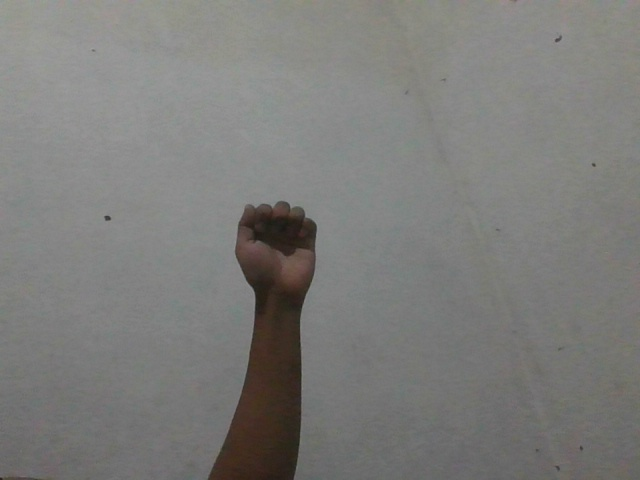
#> input picture dataset/0/gesture_0_20250521_040949_916399.jpg, 640 x 480 px; its folder holds only this picture in this run
$ python visualizer.py
#> lines starting #> are read from the running program, lines starting #| are printed output that depends on the picture; after the words box and inside, x2 and y2 are one past the last pixel; in counts of white or black regions, pixels touching at a corner belong together
# Import library yang dibutuhkan
import pandas as pd
import matplotlib.pyplot as plt
import seaborn as sns
import os
import cv2
import numpy as np
from collections import Counter
from mpl_toolkits.mplot3d import Axes3D  # Ini penting untuk plot 3D

class DatasetVisualizer:
    def __init__(self):
        # Set path dasar
        self.base_path = os.path.dirname(os.path.dirname(os.path.abspath(__file__)))
        self.dataset_path = os.path.join(self.base_path, "dataset")
        self.processed_path = os.path.join(self.base_path, "processed_data")
        self.features_path = os.path.join(self.processed_path, "features.csv")

        # Buat folder untuk menyimpan grafik
        self.plots_path = os.path.join(self.processed_path, "visualisasi")
        if not os.path.exists(self.plots_path):
            os.makedirs(self.plots_path)

        # Set style untuk plot
        plt.style.use('seaborn')
        sns.set_palette("husl")

    def hitung_statistik_dataset(self):
        """Menghitung statistik dasar dataset"""
        print("\nMenghitung statistik dataset...")
        statistik = {}

        # Hitung jumlah gambar per label
        for i in range(6):
            folder = os.path.join(self.dataset_path, str(i))
            if os.path.exists(folder):
                jumlah = len([f for f in os.listdir(folder) if f.endswith(('.jpg', '.jpeg', '.png'))])
                statistik[f'Label {i}'] = jumlah
#> pass 2 of the loop in hitung_statistik_dataset, `for i in range(6):`:

        return statistik

    def plot_distribusi_dataset(self, statistik):
        """Membuat plot distribusi dataset"""
        print("Membuat plot distribusi dataset...")
        plt.figure(figsize=(10, 6))
        bars = plt.bar(statistik.keys(), statistik.values())
        plt.title('Distribusi Jumlah Gambar per Label')
        plt.xlabel('Label Gesture')
        plt.ylabel('Jumlah Gambar')

        # Tambah nilai di atas bar
        for bar in bars:
            height = bar.get_height()
            plt.text(bar.get_x() + bar.get_width()/2., height,
                    f'{int(height)}',
                    ha='center', va='bottom')

        plt.savefig(os.path.join(self.plots_path, 'distribusi_dataset.png'))
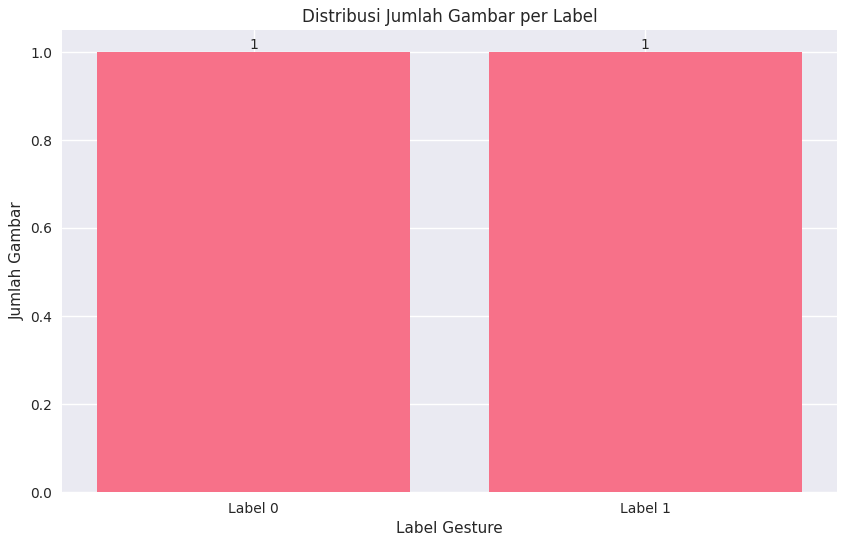
#> figure drawn by matplotlib, 1 panel
        plt.close()

    def plot_fitur_histogram(self):
        """Membuat histogram untuk setiap fitur"""
        print("Membuat histogram fitur...")
        if not os.path.exists(self.features_path):
            print("File features.csv tidak ditemukan!")
            return

        df = pd.read_csv(self.features_path)
        features = ['n_defects', 'area_ratio', 'aspect_ratio']

        for feature in features:
            plt.figure(figsize=(10, 6))
            sns.histplot(data=df, x=feature, hue='label', multiple="stack")
            plt.title(f'Distribusi {feature} per Label')
            plt.xlabel(feature)
            plt.ylabel('Jumlah')
            plt.savefig(os.path.join(self.plots_path, f'histogram_{feature}.png'))
            plt.close()

    def plot_korelasi_fitur(self):
        """Membuat plot korelasi antar fitur"""
        print("Membuat plot korelasi fitur...")
        if not os.path.exists(self.features_path):
            print("File features.csv tidak ditemukan!")
            return

        df = pd.read_csv(self.features_path)
        features = ['n_defects', 'area_ratio', 'aspect_ratio']

        # Matrix korelasi
        corr = df[features].corr()
        plt.figure(figsize=(8, 6))
        sns.heatmap(corr, annot=True, cmap='coolwarm', vmin=-1, vmax=1, center=0)
        plt.title('Korelasi antar Fitur')
        plt.savefig(os.path.join(self.plots_path, 'korelasi_fitur.png'))
        plt.close()

    def plot_scatter_fitur(self):
        """Membuat scatter plot untuk kombinasi fitur"""
        print("Membuat scatter plot fitur...")
        if not os.path.exists(self.features_path):
            print("File features.csv tidak ditemukan!")
            return

        df = pd.read_csv(self.features_path)
        features = ['n_defects', 'area_ratio', 'aspect_ratio']

        # Plot semua kombinasi fitur
        fig = plt.figure(figsize=(15, 5))

        # n_defects vs area_ratio
        plt.subplot(131)
        sns.scatterplot(data=df, x='n_defects', y='area_ratio', hue='label')
        plt.title('n_defects vs area_ratio')

        # n_defects vs aspect_ratio
        plt.subplot(132)
        sns.scatterplot(data=df, x='n_defects', y='aspect_ratio', hue='label')
        plt.title('n_defects vs aspect_ratio')

        # area_ratio vs aspect_ratio
        plt.subplot(133)
        sns.scatterplot(data=df, x='area_ratio', y='aspect_ratio', hue='label')
        plt.title('area_ratio vs aspect_ratio')

        plt.tight_layout()
        plt.savefig(os.path.join(self.plots_path, 'scatter_fitur.png'))
        plt.close()

    def plot_boxplot_fitur(self):
        """Membuat box plot untuk setiap fitur berdasarkan label"""
        print("Membuat box plot fitur...")
        if not os.path.exists(self.features_path):
            print("File features.csv tidak ditemukan!")
            return

        df = pd.read_csv(self.features_path)
        features = ['n_defects', 'area_ratio', 'aspect_ratio']

        plt.figure(figsize=(15, 5))
        for i, feature in enumerate(features, 1):
            plt.subplot(1, 3, i)
            sns.boxplot(data=df, x='label', y=feature)
            plt.title(f'Box Plot {feature} per Label')

        plt.tight_layout()
        plt.savefig(os.path.join(self.plots_path, 'boxplot_fitur.png'))
        plt.close()

    def plot_preprocessing_steps(self):
        """Membuat visualisasi tahapan preprocessing untuk satu sampel dari setiap label"""
        print("Membuat visualisasi tahapan preprocessing...")
        for label in range(6):
            folder = os.path.join(self.dataset_path, str(label))
            if not os.path.exists(folder):
                continue

            # Ambil satu gambar sampel
            files = [f for f in os.listdir(folder) if f.endswith(('.jpg', '.jpeg', '.png'))]
            if not files:
                continue

            # Proses gambar sampel
            sample_path = os.path.join(folder, files[0])
            img = cv2.imread(sample_path)
#> img is the input picture: shape (480, 640, 3); mean B, G, R 121.8, 124.3, 124.6

            if img is None:
                continue

            # Resize
            img = cv2.resize(img, (224, 224))
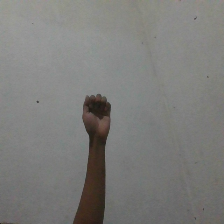
#> img: shape (224, 224, 3); mean B, G, R 121.7, 124.2, 124.5

            # Preprocessing steps
            gray = cv2.cvtColor(img, cv2.COLOR_BGR2GRAY)
            blur = cv2.GaussianBlur(gray, (7, 7), 0)
            _, thresh = cv2.threshold(blur, 127, 255, cv2.THRESH_BINARY_INV)
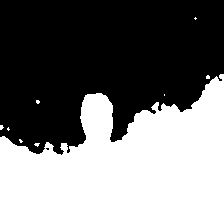
#> thresh: shape (224, 224); 46.5% white; 9 white regions (8 under 20 px), largest, box (x1, y1, x2, y2) and area: (0, 74, 224, 224) 23247

            # Gabungkan semua tahap
            steps = [img, gray, blur, thresh]
            titles = ['Original', 'Grayscale', 'Blur', 'Threshold']

            # Plot
            fig, axes = plt.subplots(1, len(steps), figsize=(15, 3))
            fig.suptitle(f'Tahapan Preprocessing - Label {label}')

            for ax, step, title in zip(axes, steps, titles):
                if len(step.shape) == 2:
                    ax.imshow(step, cmap='gray')
                else:
                    ax.imshow(cv2.cvtColor(step, cv2.COLOR_BGR2RGB))
                ax.set_title(title)
                ax.axis('off')
#> this loop made 4 passes
#> title on passes 1 to 4: 'Original', 'Grayscale', 'Blur', 'Threshold'

            plt.tight_layout()
            plt.savefig(os.path.join(self.plots_path, f'preprocessing_label_{label}.png'))
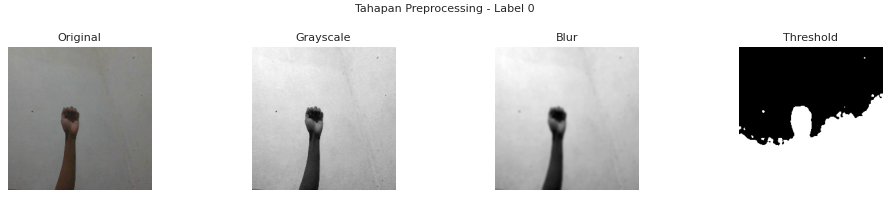
#> figure drawn by matplotlib, 4 panels
            plt.close()
#> pass 2 of the loop in plot_preprocessing_steps, `for label in range(6):`:
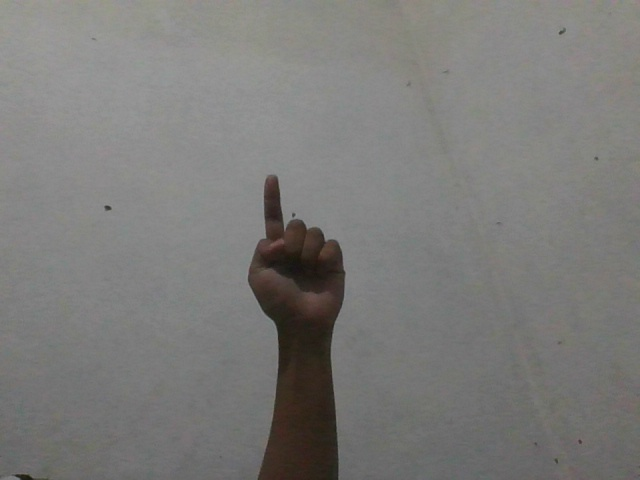
#> input picture dataset/1/gesture_1_20250521_041014_465824.jpg, 640 x 480 px
#> in plot_preprocessing_steps, img is the input picture: shape (480, 640, 3); mean B, G, R 120.8, 122.9, 123.6
#> img: shape (224, 224, 3)
#> in plot_preprocessing_steps, `_, thresh = cv2.threshold(blur, 127, 255, cv2.THRESH_BINARY_INV)`:
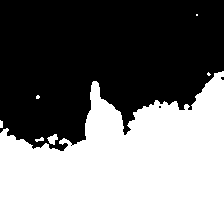
#> thresh: shape (224, 224); 48.2% white; 7 white regions (3 under 20 px), largest, box (x1, y1, x2, y2) and area: (0, 71, 224, 224) 24035, (47, 134, 58, 145) 71, (35, 137, 44, 142) 26, (0, 120, 3, 128) 22
#> the loop in plot_preprocessing_steps, `for ax, step, title in zip(axes, steps, titles):` made 4 passes
#> in plot_preprocessing_steps, `plt.savefig(os.path.join(self.plots_path, f'preprocessing_label_{label..`:
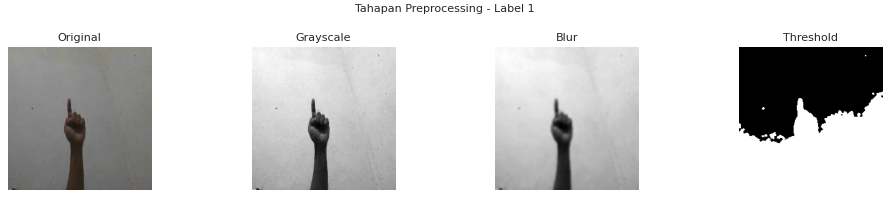
#> figure drawn by matplotlib, 4 panels

    def plot_training_history(self):
        """Membuat visualisasi history training dari model SVM"""
        print("Membuat visualisasi history training...")
        history_path = os.path.join(self.processed_path, 'visualisasi', 'training_history.csv')

        if not os.path.exists(history_path):
            print("File training_history.csv tidak ditemukan!")
            return

        # Baca data history
        history_df = pd.read_csv(history_path)

        # Plot jumlah support vectors per epoch untuk setiap kelas
        plt.figure(figsize=(15, 6))
        plt.subplot(1, 2, 1)
        for kelas in history_df['kelas'].unique():
            kelas_data = history_df[history_df['kelas'] == kelas]
            plt.plot(kelas_data['epoch'], kelas_data['num_support_vectors'],
                    label=f'Kelas {kelas}')

        plt.title('Jumlah Support Vectors per Epoch')
        plt.xlabel('Epoch')
        plt.ylabel('Jumlah Support Vectors')
        plt.legend()

        # Plot nilai objective function per epoch untuk setiap kelas
        plt.subplot(1, 2, 2)
        for kelas in history_df['kelas'].unique():
            kelas_data = history_df[history_df['kelas'] == kelas]
            plt.plot(kelas_data['epoch'], kelas_data['objective_value'],
                    label=f'Kelas {kelas}')

        plt.title('Nilai Objective Function per Epoch')
        plt.xlabel('Epoch')
        plt.ylabel('Objective Value')
        plt.legend()

        plt.tight_layout()
        plt.savefig(os.path.join(self.plots_path, 'training_history_plot.png'))
        plt.close()

    def plot_feature_distribution(self):
        """Membuat visualisasi distribusi fitur berdasarkan label"""
        print("Membuat visualisasi distribusi fitur...")
        if not os.path.exists(self.features_path):
            print("File features.csv tidak ditemukan!")
            return

        df = pd.read_csv(self.features_path)
        features = ['n_defects', 'area_ratio', 'aspect_ratio']

        # Violin plot untuk melihat distribusi
        plt.figure(figsize=(15, 10))
        for i, feature in enumerate(features, 1):
            plt.subplot(len(features), 1, i)
            sns.violinplot(data=df, x='label', y=feature)
            plt.title(f'Distribusi {feature} per Label')
            plt.xlabel('Label Gesture')
            plt.ylabel(feature)

        plt.tight_layout()
        plt.savefig(os.path.join(self.plots_path, 'feature_distribution_violin.png'))
        plt.close()

        # KDE plot untuk distribusi secara umum
        plt.figure(figsize=(15, 10))
        for i, feature in enumerate(features, 1):
            plt.subplot(len(features), 1, i)
            for label in sorted(df['label'].unique()):
                subset = df[df['label'] == label]
                sns.kdeplot(subset[feature], label=f'Label {label}')
            plt.title(f'Distribusi Densitas {feature}')
            plt.xlabel(feature)
            plt.ylabel('Density')
            plt.legend()

        plt.tight_layout()
        plt.savefig(os.path.join(self.plots_path, 'feature_distribution_kde.png'))
        plt.close()

    def plot_feature_space(self):
        """Membuat visualisasi ruang fitur dalam 3D"""
        print("Membuat visualisasi ruang fitur 3D...")
        if not os.path.exists(self.features_path):
            print("File features.csv tidak ditemukan!")
            return

        df = pd.read_csv(self.features_path)

        # Plot 3D scatter untuk semua fitur
        fig = plt.figure(figsize=(12, 10))
        ax = fig.add_subplot(111, projection='3d')

        colors = ['r', 'g', 'b', 'y', 'c', 'm']
        labels = sorted(df['label'].unique())

        for label, color in zip(labels, colors):
            subset = df[df['label'] == label]
            ax.scatter(
                subset['n_defects'],
                subset['area_ratio'],
                subset['aspect_ratio'],
                c=color,
                label=f'Label {label}',
                alpha=0.7
            )

        ax.set_xlabel('n_defects')
        ax.set_ylabel('area_ratio')
        ax.set_zlabel('aspect_ratio')
        ax.set_title('Visualisasi Ruang Fitur 3D')
        ax.legend()

        plt.savefig(os.path.join(self.plots_path, 'feature_space_3d.png'))
        plt.close()

        # Membuat pairplot untuk melihat semua fitur dalam 2D
        plt.figure(figsize=(12, 10))
        sns.pairplot(df, hue='label', vars=df[['n_defects', 'area_ratio', 'aspect_ratio']])
        plt.savefig(os.path.join(self.plots_path, 'feature_space_pairplot.png'))
        plt.close()

    def run(self):
        """Jalankan semua visualisasi"""
        print("\n=== Memulai Visualisasi Dataset ===")

        # Buat semua visualisasi
        statistik = self.hitung_statistik_dataset()
        self.plot_distribusi_dataset(statistik)
        self.plot_fitur_histogram()
        self.plot_korelasi_fitur()
        self.plot_scatter_fitur()
        self.plot_boxplot_fitur()
        self.plot_preprocessing_steps()

        # Tambahan visualisasi baru
        self.plot_feature_distribution()
        self.plot_feature_space()
        self.plot_training_history()

        print("\nVisualisasi selesai!")
        print(f"Hasil visualisasi disimpan di: {self.plots_path}")

if __name__ == "__main__":
    visualizer = DatasetVisualizer()
    visualizer.run()
